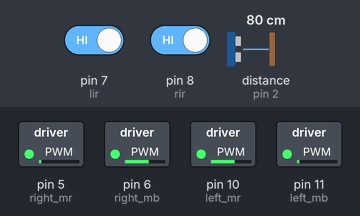
Recording of a sketch running on a simulated Arduino Uno, built with avr-gcc and run on an emulated ATmega328P. Parts: switched loads named in the sketch (green lamp = pin HIGH). Dashed ring = blinking. The inputs (shaded band) are chosen by the test bench; at power-on: distance to the obstacle (sensor on pin 2) 80 cm, pin 7 (lir) HIGH, pin 8 (rir) HIGH. The echo pulse lasts 58.3 µs per cm; pins used as bus, display or sensor lines are not drawn; what the sketch prints to the serial monitor is not drawn.

Above: at 1.2 s.
1.3 s: distance to the obstacle (sensor on pin 2) set to 9 cm
At 1.7 s:
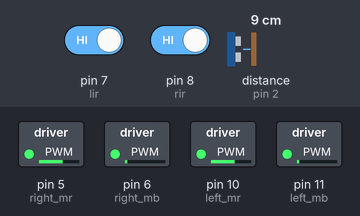
4.8 s: distance to the obstacle (sensor on pin 2) set to 6 cm
At 7.1 s:
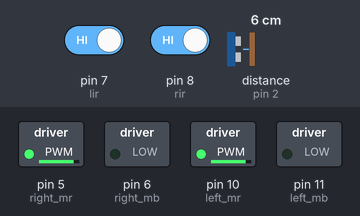
7.5 s: pin 7 (lir) driven LOW
At 7.89 s:
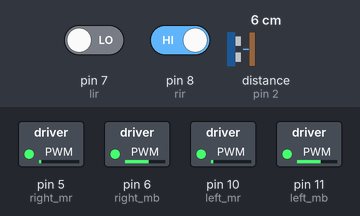
At 8.66 s:
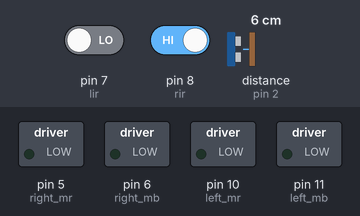
11.0 s: pin 8 (rir) driven LOW
16.0 s: pin 8 (rir) driven HIGH
19.5 s: pin 7 (lir) driven HIGH
Timing chart, 0 to 22.0 s (numbered marks = the images above; inputs shaded):
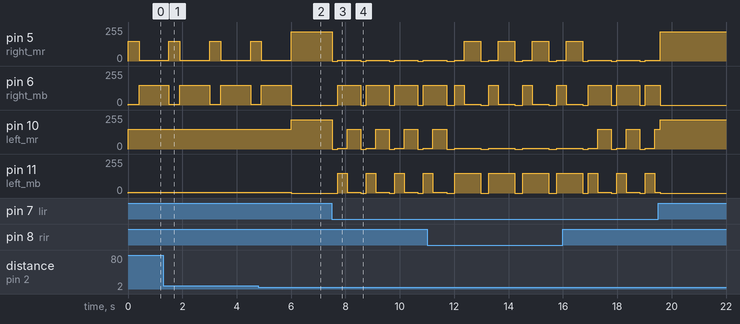

Measured:
- the behaviour switches between 8 and 7 cm on distance to the obstacle (sensor on pin 2) (found by bisection; images 1 and 2)
- after the input at 4.8 s, pin 10 (left_mr): 150/255 → 220/255 after 1.2 s; pin 11 (left_mb): 5/255 → 0/255 after 1.2 s
- after the input at 7.5 s, pin 5 (right_mr): alternates 5/255 for 0.85 s and 0/255 for 0.20 s, starting at once; pin 6 (right_mb): alternates 150/255 for 0.85 s and 0/255 for 0.20 s, starting after 0.22 s
- by itself, pin 5 (right_mr): alternates 150/255 for 0.40 s and 5/255 for 1.1 s
- by itself, pin 6 (right_mb): alternates 150/255 for 1.1 s and 5/255 for 0.40 s

The sketch:

Sumo_Bot.ino
```cpp
const int trig = 1; //Trigger connected to PIN 1//
const int echo = 2; //Echo connected yo PIN 2//
const int lir=7; //left IR sensor to PIN 7//
const int rir=8; //right IR sensor to PIN 8//

// After connecting the IR sensors, adjust the range of the sensor by changing the position of the POT/variable resistor on the sensor.//
//position of the sensor and adjusting it accordingly is very important//

//Connect the driver IC pins that are connected to Motor
//Left Motor
#define left_mb 11 //Motor Black Wire to PIN 11
#define left_mr 10 //Motor Red wire to PIN 10
//Right Motor
#define right_mb 6
#define right_mr 5

void setup(){
  Serial.begin(9600);
  pinMode (trig, OUTPUT);
  pinMode(echo, INPUT);
  pinMode(lir, INPUT);
  pinMode(rir, INPUT);
  pinMode (left_mb, OUTPUT);
  pinMode (left_mr, OUTPUT);
  pinMode (right_mb, OUTPUT);
  pinMode (right_mr, OUTPUT);
}

long microsecondsToCentimeters(long microseconds)
{
  return microseconds / 29 / 2;
}

void drive_forward(){  // forward //
   analogWrite(left_mb, 5); //rotates left motor in forward//
   analogWrite(left_mr, 150);
   analogWrite(right_mb, 5); //rotates right motor in forward//
   analogWrite(right_mr, 150);
}

void drive_forward1(){  // forward at higher speeds//
   analogWrite(left_mb, 0); //rotates left motor in forward//
   analogWrite(left_mr, 220);
   analogWrite(right_mb, 0); //rotates right motor in forward//
   analogWrite(right_mr, 220);
}

void drive_backward(){  // backward //
   analogWrite(left_mr, 5); //rotates left motor in backward//
   analogWrite(left_mb, 150);
   analogWrite(right_mr, 5); //rotates right motor in backward//
   analogWrite(right_mb, 150);
}

void drive_right(){  // right //
   analogWrite(left_mb, 5); //rotates left motor in forward//
   analogWrite(left_mr, 150);
   analogWrite(right_mr, 5); //rotates right motor in backward//
   analogWrite(right_mb, 150);
}

void drive_left(){  // left //
   analogWrite(left_mr, 5); //rotates left motor in forward//
   analogWrite(left_mb, 150);
   analogWrite(right_mb, 5); //rotates right motor in backward//
   analogWrite(right_mr, 150);
}

void drive_stop(){  // stop //
   analogWrite(left_mr, 0); //rotates left motor in forward//
   analogWrite(left_mb, 0);
   analogWrite(right_mb, 0); //rotates right motor in backward//
   analogWrite(right_mr, 0);
}

void loop(){
  long d, cm;
  digitalWrite(trig, LOW);
  delayMicroseconds(2);
  digitalWrite(trig, HIGH);
  delayMicroseconds(5);
  digitalWrite(trig, LOW);
  d=pulseIn(echo, HIGH);
  cm = microsecondsToCentimeters(d);
  if (digitalRead(lir)==LOW & digitalRead(rir)==LOW) //when both Left IR and Right IR sensors are out of the arena
{
  drive_stop();
  delay(300);
  drive_backward();
  delay(350);
  drive_left();
  delay(300);
}
else if (digitalRead(lir)==LOW & digitalRead(rir)==HIGH) //when both Left IR sensor is Outside and Right IR sensor is inside the arena
{
  drive_stop();
  delay(200);
  drive_backward();
  delay(350);
  drive_right();
  delay(200);
}
else if (digitalRead(lir)==HIGH & digitalRead(rir)==LOW) //when both Right IR sensor is Outside and Left IR sensor is inside the arena
{
  drive_stop();
  delay(200);
  drive_backward();
  delay(350);
  drive_left();
  delay(200);
}

if (digitalRead(lir)==HIGH & digitalRead(rir)==HIGH)
{
  if(cm<=7) //if there is an opponent
{
  drive_forward1();
 }
 else //if there is no opponent
 {
  drive_forward();
  delay(400);
  drive_right();
  delay(800);
 }
}
Serial.println(cm);
Serial.print("cm");
delay(300);
}
```
